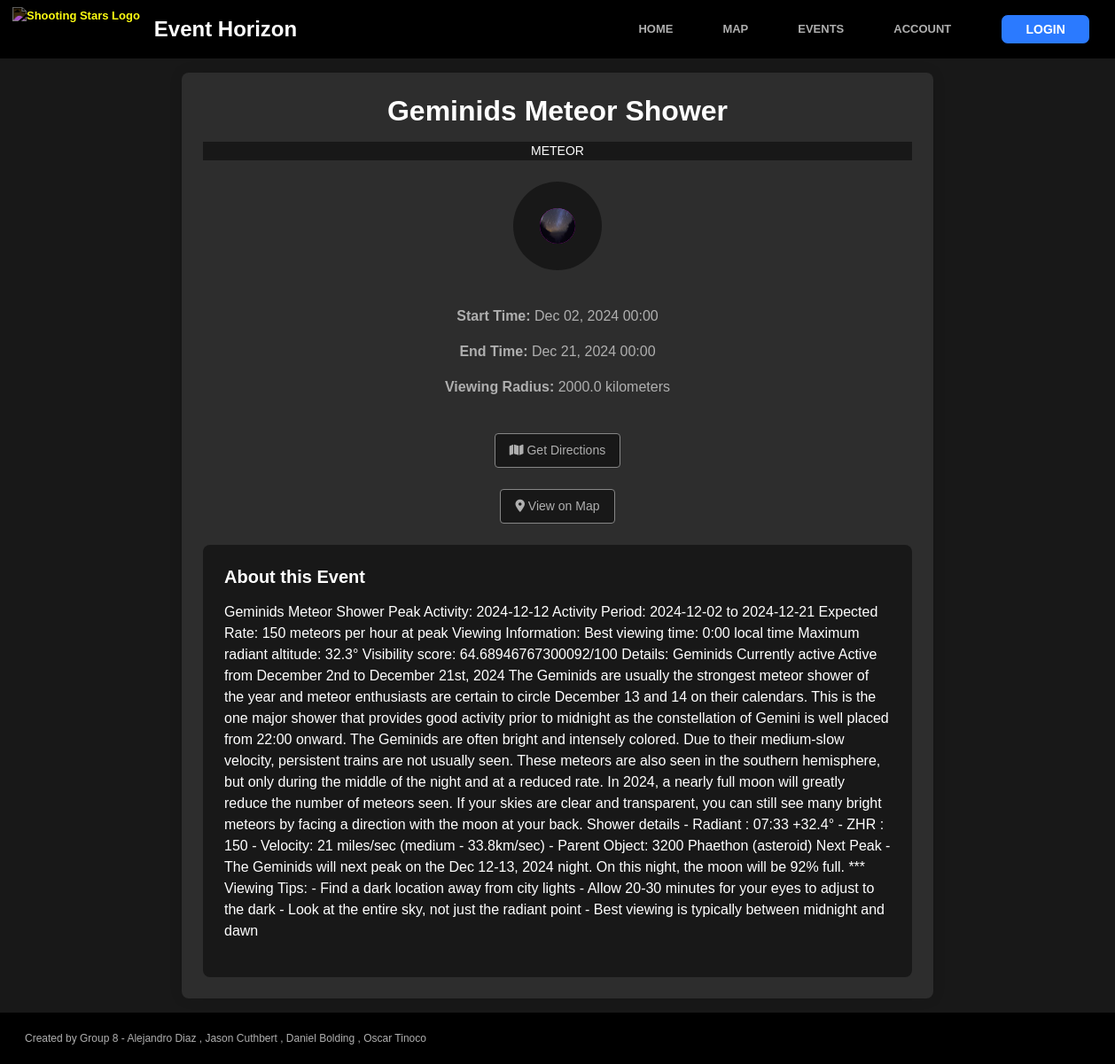
Screenshot of /list/55 with the database file from the repository.
### stars_app/models/celestialevent.py (models this page shows, shortened)
class CelestialEvent(models.Model):
    EVENT_TYPES = [
        ('METEOR', 'Meteor Shower'),
        ('ECLIPSE', 'Eclipse'),
        ('PLANET', 'Planetary Event'),
        ('AURORA', 'Aurora'),
        ('OTHER', 'Other'),
        ('COMET', 'Comet'),
    ]
    name = models.CharField(max_length=200)
    event_type = models.CharField(max_length=10, choices=EVENT_TYPES)
    description = models.TextField()
    latitude = models.FloatField()
    longitude = models.FloatField()
    elevation = models.FloatField(help_text="Elevation in meters")
    start_time = models.DateTimeField()
    end_time = models.DateTimeField()
    viewing_radius = models.FloatField(help_text="Optimal viewing radius in km")

### stars_app/views.py (the view)
# urls.py: path('list/<event_id>', views.details, name='details'),
def details(request, event_id):
    event = CelestialEvent.objects.get(pk=event_id)
    viewing_locations = ViewingLocation.objects.all()
    closet_loc = viewing_locations[0]
    for loc in viewing_locations:
        event_point = (event.latitude, event.longitude)
        closest_point = (closet_loc.latitude, closet_loc.longitude)
        current_point = (loc.latitude, loc.longitude)
        closest_distance = geodesic(event_point, closest_point).kilometers
        current_distance = geodesic(event_point, current_point).kilometers
        if current_distance < closest_distance:
            closet_loc = loc
    current_data = {
        'event': event,
        'view_loc': closet_loc
    }
    return render(request, 'stars_app/details.html', current_data)

### stars_app/templates/stars_app/details.html
{% extends "stars_app/base.html" %}
{% block body_class %}details-page{% endblock %}
{% block content %}
    <div class="details-container">
        <header class="details-header">
            <h2>{{ event.name }}</h2>
            <p class="event-type-banner">{{ event.event_type }}</p>
        </header>
        <div class="details-content">
            <div class="event-icon-container">
                {% if event.event_type == "COMET" %}
                    <img src='/static/images/comet-banner.jpg' alt="Comet Icon" class="event-icon">
                {% elif event.event_type == "ECLIPSE" %}
                    <img src='/static/images/eclipse_icon.jpg' alt="Eclipse Icon" class="event-icon">
                {% elif event.event_type == "METEOR" %}
                    <img src='/static/images/meteor-banner.jpg' alt="Meteor Icon" class="event-icon">
                {% elif event.event_type == "PLANET" %}
                    <img src='/static/images/planet-icon.jpg' alt="Planet Icon" class="event-icon">
                {% elif event.event_type == "AURORA" %}
                    <img src='/static/images/aurora-banner.jpg' alt="Aurora Icon" class="event-icon">
                {% endif %}
            </div>
            <div class="event-details">
                <p><strong>Start Time:</strong> {{ event.start_time|date:"M d, Y H:i" }}</p>
                <p><strong>End Time:</strong> {{ event.end_time|date:"M d, Y H:i" }}</p>
                <p><strong>Viewing Radius:</strong> {{ event.viewing_radius }} kilometers</p>
            </div>
            <div class="directions-button">
                <a class="button" href="https://www.google.com/maps/dir/?api=1&destination={{ view_loc.latitude }},{{ view_loc.longitude }}">
                    <i class="fa-solid fa-map"></i>
                    Get Directions
                </a>
            </div>
            <div class="take-me-home">
                <a href="{% url 'map' %}?lat={{ event.latitude }}&lng={{ event.longitude }}&zoom=12"
                   class="action-button view-map-button">
                    <i class="fas fa-map-marker-alt"></i>
                    View on Map
                </a>
            </div>
        </div>
        <section class="event-description">
            <h3>About this Event</h3>
            <p>{{ event.description }}</p>
        </section>
    </div>
{% endblock %}

### static/css/base/styles.css (style rules this page uses)
:root { --event-meteor: #FF6B6B; --event-eclipse: #4ECDC4; --event-planet: #45B7D1; --event-aurora: #96CEB4; --event-comet: #f0adff; --event-other: #CC00CC; --primary: #2b7aff; --primary-light: #4d8fff; --primary-dark: #1a66e0; --negate: #ff2b2b; --negate-light: #ff4d4d; --negate-dark: #e01a1a; --golden: #ffce2b; --pink: #ff69b4; --pink-light: #ff81c0; --background: black; --background-dark: #181818; --surface: #2d2d2d; --text-primary: white; --text-secondary: #afafaf; --text-tertiary: #868686; --font-primary: Tahoma, sans-serif; --font-size-xs: 0.75rem; --font-size-sm: 0.875rem; --font-size-base: 1rem; --font-size-lg: 1.25rem; --font-size-xl: 1.50rem; --font-size-2xl: 2.00rem; --font-size-3xl: 2.50rem; --space-xs: 0.25rem; --space-sm: 0.50rem; --space-md: 1.00rem; --space-lg: 1.50rem; --space-xl: 2.00rem; --shadow-sm: 0 0px 10px rgba(0,0,0,0.1); --shadow-md: 0 0px 15px rgba(0,0,0,0.1); --shadow-lg: 0 0px 20px rgba(0,0,0,1); --text-shadow: 0 2px 4px rgba(0,0,0,0.5); --transition-fast: 150ms ease; --transition-base: 200ms ease; --transition-slow: 300ms ease; --radius-sm: 4px; --radius-md: 8px; --radius-lg: 16px; --radius-full: 9999px; --pixel-cutoff: 1070px; }
html { height: 100%; overflow-x: hidden; }
body { font-family: var(--font-primary); color: var(--text-primary); background-color: var(--background); line-height: 1.5; margin: 0; padding: 0; min-height: 100vh; }
h1, h2, h3, h4, h5, h6 { margin: 0 0 var(--space-md); line-height: 1.2; }
h2 { font-size: var(--font-size-2xl); }
h3 { font-size: var(--font-size-xl); }
.event-icon { width: 40px; height: 40px; border-radius: 50%; display: flex; align-items: center; justify-content: center; background: var(--event-other); }
.details-container { background: var(--surface); border-radius: var(--radius-md); padding: var(--space-lg); max-width: 800px; margin: 0 auto; box-shadow: var(--shadow-md); }
.details-header { text-align: center; margin-bottom: var(--space-lg); }
.details-header h2 { font-size: var(--font-size-2xl); color: var(--text-primary); }
.details-header .event-type-banner { font-size: var(--font-size-sm); color: var(--text-primary); background-color: var(--background-dark); padding: 0 var(--space-lg); }
.details-content { display: flex; flex-direction: column; align-items: center; gap: var(--space-lg); }
.event-icon-container { width: 100px; height: 100px; border-radius: var(--radius-full); background: var(--background-dark); display: flex; justify-content: center; align-items: center; overflow: hidden; }
.event-details { text-align: center; color: var(--text-secondary); font-size: var(--font-size-base); }
.take-me-home, .directions-button { display: flex; align-items: center; justify-content: center; gap: var(--space-sm); padding: var(--space-sm) var(--space-md); border-radius: var(--radius-sm); font-size: var(--font-size-sm); background: var(--background-dark); color: var(--text-secondary); border: 1px solid var(--text-tertiary); cursor: pointer; }
.take-me-home a, .directions-button a { text-decoration: none; color: var(--font-primary); }
.event-description { margin-top: var(--space-lg); background: var(--background-dark); border-radius: var(--radius-md); padding: var(--space-lg); color: var(--text-primary); text-align: left; }
.event-description h3 { margin-bottom: var(--space-md); color: var(--text-primary); font-size: var(--font-size-lg); }

### rows the page displays
CelestialEvent: name "Geminids Meteor Shower", event_type "METEOR", start_time "Dec 02, 2024 00:00", end_time "Dec 21, 2024 00:00", viewing_radius "2000.0", description "Geminids Meteor Shower Peak Activity: 2024-12-12 Activity Period: 2024-12-02 to 2024-12-21 Expected Rate: 150 meteors per hour at peak Viewing Information: Best viewing time: 0:00 local time Maximum radiant altitude: 32.3° Visibility score: 64.68946767300092/100 Details: Geminids Currently active Active from December 2nd to December 21st, 2024 The Geminids are usually the strongest meteor shower of the year and meteor enthusiasts are certain to circle December 13 and 14 on their calendars. This is the one major shower that provides good activity prior to midnight as the constellation of Gemini is well placed from 22:00 onward. The Geminids are often bright and intensely colored. Due to…"
